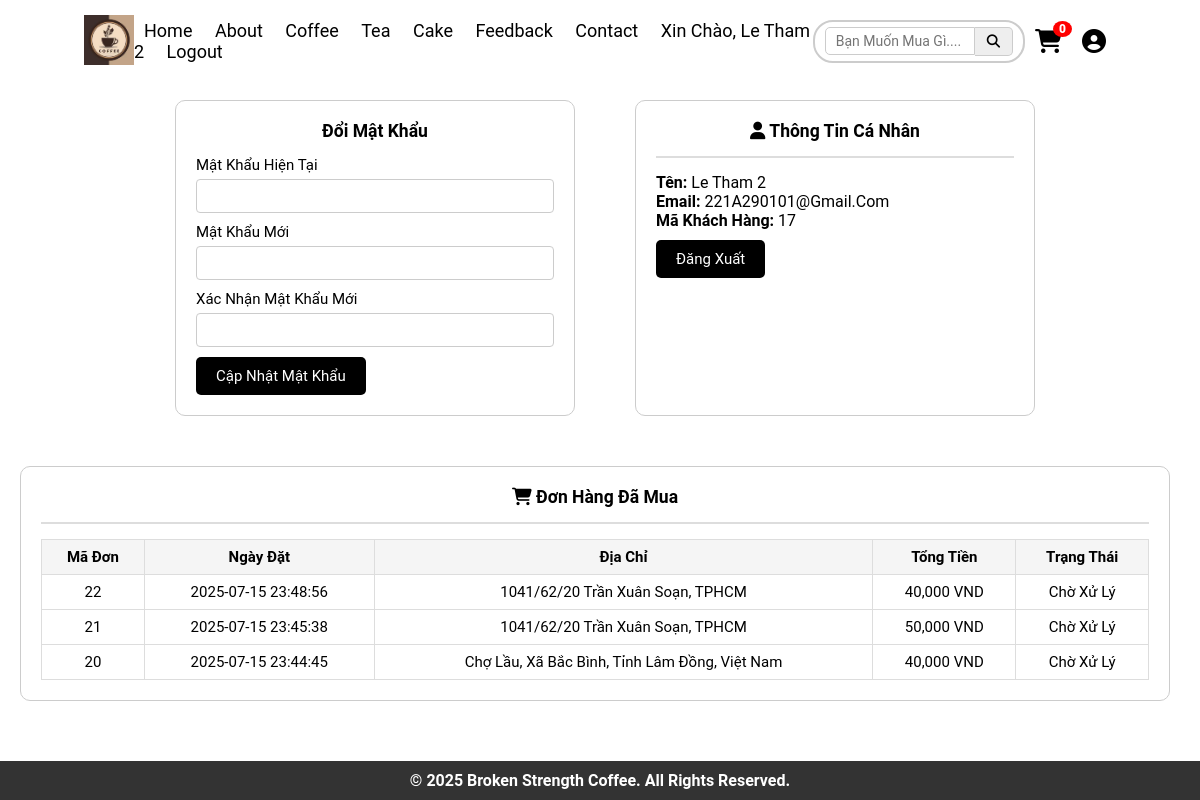
The app's page /account/index (signed in) with its own data.
### tables this page shows
CREATE TABLE `nguoidung` (
  `id_user` int(65) NOT NULL,
  `username` varchar(65) NOT NULL,
  `password` varchar(255) NOT NULL,
  `email` varchar(65) NOT NULL,
  `loai_nguoi_dung` enum('Admin','Khách hàng') NOT NULL DEFAULT 'Khách hàng'
);

CREATE TABLE `donhang` (
  `id_order` int(11) NOT NULL,
  `id_user` int(11) NOT NULL,
  `ngaydat` datetime NOT NULL,
  `tongtien` decimal(10,0) NOT NULL,
  `trangthai` varchar(50) NOT NULL DEFAULT 'Chờ xử lý',
  `diachi` varchar(65) NOT NULL,
  `sdt` varchar(15) NOT NULL,
  `phivanchuyen` decimal(10,0) NOT NULL,
  `thanhtoan` varchar(65) NOT NULL,
  `ghichu` text DEFAULT NULL,
  `magiamgia` varchar(50) DEFAULT NULL,
  `giamgia` decimal(12,2) DEFAULT 0.00
);

### app/controllers/AccountController.php (called while the page is built, shortened)
<?php
class AccountController {
    private $userModel;
    public function __construct($conn) {
        $this->userModel = new UserModel($conn);
    }
    public function index() {
        $id_user = $_SESSION['id_user'];
        $userInfo = $this->userModel->getUserInfo($id_user);
        $orders = $this->userModel->getOrders($id_user);
        require_once ROOT_PATH . '/app/views/account/index.php';
    }
}

### app/models/UserModel.php (called while the page is built, shortened)
<?php
class UserModel {
    private $conn;
    public function __construct($conn) {
        $this->conn = $conn;
    }
    public function getUserInfo($id_user) {
        $sql = "SELECT * FROM nguoidung WHERE id_user = ?";
        $stmt = $this->conn->prepare($sql);
        $stmt->bind_param("i", $id_user);
        $stmt->execute();
        $result = $stmt->get_result();
        return $result->fetch_assoc();
    }
    public function getOrders($id_user) {
        $sql = "SELECT * FROM donhang WHERE id_user = ? ORDER BY id_order DESC";
        $stmt = $this->conn->prepare($sql);
        $stmt->bind_param("i", $id_user);
        $stmt->execute();
        $result = $stmt->get_result();
        return $result->fetch_all(MYSQLI_ASSOC);
    }
}

### app/views/account/index.php (the view, shortened to what this page needs)
<?php require_once __DIR__ . '/../layouts/header.php'; ?>
<!DOCTYPE html>
<html lang="vi">
<head>
    <link rel="stylesheet" href="https://cdnjs.cloudflare.com/ajax/libs/font-awesome/6.4.2/css/all.min.css">
</head>
<body>
<div class="container">
    <div class="box">
        <h3>Đổi mật khẩu</h3>
        <form action="/coffee/account/changePassword" method="post">
            <label for="current_password">Mật khẩu hiện tại</label>
            <input type="password" name="current_password" id="current_password" required>
            <label for="new_password">Mật khẩu mới</label>
            <input type="password" name="new_password" id="new_password" required>
            <label for="confirm_password">Xác nhận mật khẩu mới</label>
            <input type="password" name="confirm_password" id="confirm_password" required>
            <button type="submit" class="btn btn-update">Cập nhật mật khẩu</button>
        </form>
        </div>
    <div class="box">
        <h3><i class="fas fa-user"></i> Thông tin cá nhân</h3>
        <hr>
        <p><b>Tên:</b> <?= htmlspecialchars($userInfo['username']) ?></p>
        <p><b>Email:</b> <?= htmlspecialchars($userInfo['email']) ?></p>
        <p><b>Mã khách hàng:</b> <?= htmlspecialchars($userInfo['id_user']) ?></p>
        <a href="/coffee/home/index" class="btn">Đăng xuất</a>
    </div>
    <div class="box-cart">
        <h3><i class="fas fa-cart-shopping" style="color: black;"></i> Đơn hàng đã mua</h3>
        <hr>
        <?php if (!empty($orders)): ?>
            <table>
                <tr>
                    <th>Mã đơn</th>
                    <th>Ngày đặt</th>
                    <th>Địa chỉ</th>
                    <th>Tổng tiền</th>
                    <th>Trạng thái</th>
                </tr>
                <?php foreach ($orders as $order): ?>
                <tr>
                    <td><?= htmlspecialchars($order['id_order']) ?></td>
                    <td><?= htmlspecialchars($order['ngaydat']) ?></td>
                    <td><?= htmlspecialchars($order['diachi']) ?></td>
                    <td><?= number_format($order['tongtien']) ?> VND</td>
                    <td><?= htmlspecialchars($order['trangthai']) ?></td>
                </tr>
                <?php endforeach; ?>
            </table>
        <?php else: ?>
            <p>Bạn chưa có đơn hàng nào.</p>
        <?php endif; ?>
    </div>
</div>
</body>
</html>
<?php require_once __DIR__ . '/../layouts/footer.php'; ?>

### public/css/style.css (style rules this page uses)
:root { --main-color: #000; --black: #000; --bg: #fff; --border: .1rem solid rgba(0, 0, 0, 0.3); }
* { font-family: "Roboto", serif; margin: 0; padding: 0; box-sizing: border-box; outline: none; border: none; text-decoration: none; text-transform: capitalize; transition: 0.2s linear; color: black; }
html { font-size: 62.5%; overflow-x: hidden; scroll-padding-top: 9rem; scroll-behavior: smooth; }
.btn { margin-top: 20px; padding: 10px 20px; font-size: 1.5rem; background: rgb(234, 230, 230); color: white; border: none; cursor: pointer; }
body { background: white; padding-top: 100px; }
.btn { display: inline-block; padding: 1rem 2rem; font-size: 1.8rem; color: white !important; background: var(--main-color); border: none; cursor: pointer; transition: all 0.3s ease; }
.btn { background: black; color: white; padding: 1rem 2rem; border: none; cursor: pointer; font-size: 1.5rem; transition: 0.3s ease; }

### app/views/account/index.php (style rules this page uses)
body { font-family: Arial, sans-serif; padding: 80px 20px 20px 20px; }
.container { display: flex; flex-wrap: wrap; justify-content: center; gap: 50px; margin-top: 20px; }
.box, .box-cart { border: 1px solid #ccc; padding: 20px; border-radius: 10px; font-size: 15px; }
.box { flex: 0 0 400px; margin-left: 10px; }
.box-cart { flex: 1; min-width: 500px; margin-right: 10px; }
.box h2, .box h3, .box-cart h2, .box-cart h3 { text-align: center; margin-bottom: 15px; }
.box p { font-size: 16px; }
.btn { display: inline-block; padding: 10px 20px; background: black; color: #fff; text-decoration: none; border-radius: 5px; margin-top: 10px; }
.btn-update { background: black; }
table { width: 100%; border-collapse: collapse; margin-top: 15px; }
th, td { border: 1px solid #ddd; padding: 8px; text-align: center; }
th { background: #f5f5f5; }
hr { border: none; height: 2px; background: #ddd; margin: 15px 0; }
label { display: block; margin: 10px 0 5px; }
input[type="password"] { width: 100%; padding: 8px 10px; font-size: 14px; border-radius: 4px; border: 1px solid #ccc; }

### records on screen
nguoidung: username "Le Tham 2", email "221A290101@gmail.com", id_user "17"
donhang: id_order "22", ngaydat "2025-07-15 23:48:56", diachi "1041/62/20 Trần Xuân Soạn, TPHCM", tongtien "40,000", trangthai "Chờ Xử Lý"
donhang: id_order "21", ngaydat "2025-07-15 23:45:38", diachi "1041/62/20 Trần Xuân Soạn, TPHCM", tongtien "50,000", trangthai "Chờ Xử Lý"
donhang: id_order "20", ngaydat "2025-07-15 23:44:45", diachi "Chợ Lầu, Xã Bắc Bình, Tỉnh Lâm Đồng, Việt Nam", tongtien "40,000", trangthai "Chờ Xử Lý"

### other values on screen
$_SESSION['username'] "Le Tham 2"
$count "0"
